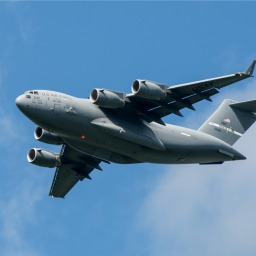
#> input picture images/plane_256x256.jpg, 256 x 256 px
$ jupyter execute --allow-errors 'Глава 08.ipynb'   (shell and % lines are left out)
#> lines starting #> are read from the running program, lines starting #| are printed output that depends on the picture; after the words box and inside, x2 and y2 are one past the last pixel; in counts of white or black regions, pixels touching at a corner belong together
# Глава 8.
## Работа с изображениями
> <b>8.1 Загрузка изображений

*Определение стиля изображения*

[cell 1]
# Заставить все графики в блокноте Jupyter
# в дальнейшем появляться локально

# переопределение стиля
import matplotlib.pyplot as plt
from matplotlib import rcParams
rcParams['font.family']     = 'sans-serif'
rcParams['font.sans-serif'] = ['Ubuntu Condensed']
rcParams['figure.figsize']  = (4, 3)
rcParams['legend.fontsize'] = 10
rcParams['xtick.labelsize'] = 9
rcParams['ytick.labelsize'] = 9

[cell 2]
# Загрузить библиотеки
import cv2
import numpy as np
from matplotlib import pyplot as plt

# Загрузить изображение в оттенках серого
image = cv2.imread("images/plane.jpg", cv2.IMREAD_GRAYSCALE)

# Показать изображение
#> (the rest of this cell did not finish here and is left out)

[cell 3]
# Показать тип данных
type(image)

[cell 4]
# Показать данные изображения
image

#> (a cell that did not finish here is left out)

#> (a cell that did not finish here is left out)

[cell 7]
# Загрузить изображение в цвете
image_bgr = cv2.imread("images/plane.jpg", cv2.IMREAD_COLOR)

# Показать пиксел
#> (the rest of this cell did not finish here and is left out)

#> (a cell that did not finish here is left out)

> <b>8.2 Сохранение изображений

[cell 9]
# Загрузить библиотеки
import cv2
import numpy as np
from matplotlib import pyplot as plt

# Загрузить изображение в оттенках серого
image = cv2.imread("images/plane.jpg", cv2.IMREAD_GRAYSCALE)

# Сохранить изображение
cv2.imwrite("images/plane_new.jpg", image)
#> Out = True

> <b>8.3 Изменение размера изображений

[cell 10]
# Загрузить библиотеки
import cv2
import numpy as np
from matplotlib import pyplot as plt

# Загрузить изображение в оттенках серого
image = cv2.imread("images/plane_256x256.jpg", cv2.IMREAD_GRAYSCALE)
#> image: shape (256, 256); min 0, max 252, mean 124.4

# Изменить размер изображения до 50 пикселов на 50 пикселов
image_50x50 = cv2.resize(image, (50, 50))

# Взглянуть на изображение
plt.imshow(image_50x50, cmap="gray"), plt.axis("off")
plt.show()

> <b>8.4 Обрезка изображений

[cell 11]
# Загрузить библиотеки
import cv2
import numpy as np
from matplotlib import pyplot as plt

# Загрузить изображение в оттенках серого
image = cv2.imread("images/plane_256x256.jpg", cv2.IMREAD_GRAYSCALE)

# Выбрать первую половину столбцов и все строки
image_cropped = image[:,:128]

# Показать изображение
plt.imshow(image_cropped, cmap="gray"), plt.axis("off")
plt.show()

> <b>8.5 Размытие изображений

[cell 12]
# Загрузить библиотеки
import cv2
import numpy as np
from matplotlib import pyplot as plt

# Загрузить изображение в оттенках серого
image = cv2.imread("images/plane_256x256.jpg", cv2.IMREAD_GRAYSCALE)

# Размыть изображение
image_blurry = cv2.blur(image, (5,5))

# Показать изображение
plt.imshow(image_blurry, cmap="gray"), plt.axis("off")
plt.show()

[cell 13]
# Размыть изображение
image_very_blurry = cv2.blur(image, (100,100))

# Показать изображение
plt.imshow(image_very_blurry, cmap="gray"), plt.xticks([]), plt.yticks([])
plt.show()

[cell 14]
# Создать ядро
kernel = np.ones((5,5)) / 25.0

# Показать ядро
kernel

[cell 15]
# Применить ядро
image_kernel = cv2.filter2D(image, -1, kernel)

# Показать изображение
plt.imshow(image_kernel, cmap="gray"), plt.xticks([]), plt.yticks([])
plt.show()

> <b>8.6 Увеличение резкости изображений

[cell 16]
# Загрузить библиотеки
import cv2
import numpy as np
from matplotlib import pyplot as plt

# Загрузить изображение в оттенках серого
image = cv2.imread("images/plane_256x256.jpg", cv2.IMREAD_GRAYSCALE)

# Создать ядро
kernel = np.array([[0, -1, 0],
                   [-1, 5,-1],
                   [0, -1, 0]])

# Увеличить резкость изображения
image_sharp = cv2.filter2D(image, -1, kernel)

# Показать изображение
plt.imshow(image_sharp, cmap="gray"), plt.axis("off")
plt.show()

> <b>8.7 Повышение контрастности

[cell 17]
# Загрузить библиотеки
import cv2
import numpy as np
from matplotlib import pyplot as plt

# Загрузить изображение в оттенках серого
image = cv2.imread("images/plane_256x256.jpg", cv2.IMREAD_GRAYSCALE)

# Улучшить изображение
image_enhanced = cv2.equalizeHist(image)
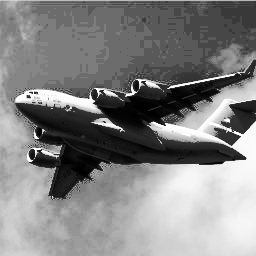
#> image_enhanced: shape (256, 256); min 0, max 255, mean 130.8

# Показать изображение
plt.imshow(image_enhanced, cmap="gray"), plt.axis("off")
plt.show()

[cell 18]
# Загрузить изображение
image_bgr = cv2.imread("images/plane.jpg")

# Конвертировать в YUV
#> (the rest of this cell did not finish here and is left out)

> <b>8.8 Выделение цвета

[cell 19]
# Загрузить библиотеки
import cv2
import numpy as np
from matplotlib import pyplot as plt

# Загрузить изображение
image_bgr = cv2.imread('images/plane_256x256.jpg')
#> image_bgr is the input picture: shape (256, 256, 3); mean B, G, R 169, 133.1, 90.5

# Конвертировать BGR в HSV
image_hsv = cv2.cvtColor(image_bgr, cv2.COLOR_BGR2HSV)
#> image_hsv: shape (256, 256, 3); mean H, S, V 102.7, 121.2, 169.1

# Определить диапазон синих значений в HSV
lower_blue = np.array([50,100,50])
upper_blue = np.array([130,255,255])

# Создать маску
mask = cv2.inRange(image_hsv, lower_blue, upper_blue)
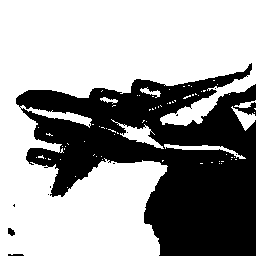
#> mask: shape (256, 256); 62.1% white; 11 black regions (8 under 20 px), largest, box (x1, y1, x2, y2) and area: (16, 63, 256, 256) 24724, (8, 228, 15, 236) 40, (8, 254, 24, 256) 29

# Наложить маску на изображение
image_bgr_masked = cv2.bitwise_and(image_bgr, image_bgr, mask=mask)

# Конвертировать BGR в RGB
image_rgb = cv2.cvtColor(image_bgr_masked, cv2.COLOR_BGR2RGB)

# Показать изображение
plt.imshow(image_rgb), plt.axis("off")
plt.show()

[cell 20]
# Показать изображение
plt.imshow(mask, cmap='gray'), plt.axis("off")
plt.show()

> <b>8.9 Бинаризация изображений

[cell 21]
# Загрузить библиотеки
import cv2
import numpy as np
from matplotlib import pyplot as plt

# Загрузить изображение в оттенках серого
image_grey = cv2.imread("images/plane_256x256.jpg", cv2.IMREAD_GRAYSCALE)

# Применить адаптивную пороговую обработку
max_output_value = 255
neighborhood_size = 99
subtract_from_mean = 10
image_binarized = cv2.adaptiveThreshold(image_grey,
                                        max_output_value,
                                        cv2.ADAPTIVE_THRESH_GAUSSIAN_C,
                                        cv2.THRESH_BINARY,
                                        neighborhood_size,
                                        subtract_from_mean)
#> image_binarized: shape (256, 256); 82.6% white; 30 black regions (25 under 20 px), largest, box (x1, y1, x2, y2) and area: (16, 103, 247, 199) 6983, (91, 60, 256, 135) 3437, (221, 100, 256, 134) 652, (214, 128, 241, 146) 201, (133, 80, 139, 91) 50

# Показать изображение
plt.imshow(image_binarized, cmap="gray"), plt.axis("off")
plt.show()

[cell 22]
# Применить cv2.ADAPTIVE_THRESH_MEAN_C
image_mean_threshold = cv2.adaptiveThreshold(image_grey,
                                             max_output_value,
                                             cv2.ADAPTIVE_THRESH_MEAN_C,
                                             cv2.THRESH_BINARY,
                                             neighborhood_size,
                                             subtract_from_mean)
#> image_mean_threshold: shape (256, 256); 81.3% white; 21 black regions (16 under 20 px), largest, box (x1, y1, x2, y2) and area: (16, 60, 256, 199) 11273, (228, 100, 256, 134) 648, (215, 128, 241, 146) 197, (40, 1, 59, 3) 21, (159, 85, 165, 90) 20

# Показать изображение
plt.imshow(image_mean_threshold, cmap="gray"), plt.axis("off")
plt.show()

> <b>8.10 Удаление фонов

[cell 23]
# Загрузить библиотеки
import cv2
import numpy as np
from matplotlib import pyplot as plt

# Загрузить изображение и конвертировать в RGB
image_bgr = cv2.imread('images/plane_256x256.jpg')
image_rgb = cv2.cvtColor(image_bgr, cv2.COLOR_BGR2RGB)

# Значения прямоугольника: началная x, начальная y, ширина, высота
rectangle = (0, 56, 256, 150)

# Создать первоначальную маску
mask = np.zeros(image_rgb.shape[:2], np.uint8)

# Создать временные маасивы, используемые в grabCut
bgdModel = np.zeros((1, 65), np.float64)
fgdModel = np.zeros((1, 65), np.float64)

# Выполнить алгоритм grabCut
cv2.grabCut(image_rgb, # Наше изображение
            mask,      # Маска
            rectangle, # Наш прямоугольник
            bgdModel,  # Временный массив для фона
            fgdModel,  # Временный массив для переднего плана
            5,         # Количество итераций
            cv2.GC_INIT_WITH_RECT) # Инициализировать, используя прямоугольник

# Создать маску, где фоны уверенно или потенциально равны 0, иначе 1
mask_2 = np.where((mask==2) | (mask==0), 0, 1).astype('uint8')

# Умножить изображение на новую маску, чтобы вычесть фон
image_rgb_nobg = image_rgb * mask_2[:, :, np.newaxis]

# Показать изображение
plt.imshow(image_rgb_nobg), plt.axis("off")
plt.show()

[cell 24]
# Показать маску
plt.imshow(mask, cmap='gray'), plt.axis("off")
plt.show()

[cell 25]
# Показать маску
plt.imshow(mask_2, cmap='gray'), plt.axis("off")
plt.show()

> <b>8.11 Обнаружение краев

[cell 26]
# Загрузить библиотеки
import cv2
import numpy as np
from matplotlib import pyplot as plt

# Загрузить изображение в оттенках серого
image_gray = cv2.imread("images/plane_256x256.jpg", cv2.IMREAD_GRAYSCALE)

# Вычислить медиану интенсивности
median_intensity = np.median(image_gray)
#> median_intensity = 132

# Установить пороговые значения на одно стандартное отклонение
# выше и ниже медианы интенсивности
lower_threshold = int(max(0, (1.0 - 0.33) * median_intensity))
#> lower_threshold = 88
upper_threshold = int(min(255, (1.0 + 0.33) * median_intensity))
#> upper_threshold = 175

# Применить детектор границ Кэнни
image_canny = cv2.Canny(image_gray, lower_threshold, upper_threshold)
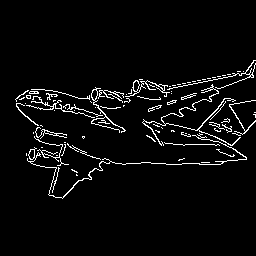
#> image_canny: shape (256, 256); 4.3% white in thin lines or dots, all inside (x1, y1, x2, y2) = (15, 60, 256, 199)

# Показать изображение
plt.imshow(image_canny, cmap="gray"), plt.axis("off")
plt.show()

> <b>8.12 Обнаружение углов

[cell 27]
# Загрузить библиотеки
import cv2
import numpy as np
from matplotlib import pyplot as plt

# Загрузить изображение в оттенках серого
image_bgr = cv2.imread("images/plane_256x256.jpg")
image_gray = cv2.cvtColor(image_bgr, cv2.COLOR_BGR2GRAY)
image_gray = np.float32(image_gray)

# Задать параметры детектора углов
block_size = 2
aperture = 29
free_parameter = 0.04

# Обнаружить углы
detector_responses = cv2.cornerHarris(image_gray,
                                      block_size,
                                      aperture,
                                      free_parameter)
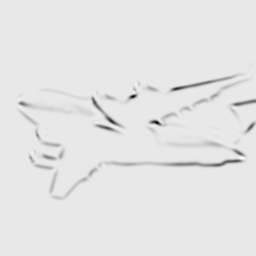
#> detector_responses: shape (256, 256) float32; min -2.98e+36, max 2.81e+35, mean -inf; drawn with min black and max white

# Крупные угловые маркеры
detector_responses = cv2.dilate(detector_responses, None)

# Оставить только те отклики детектора, которые больше порога,
# пометить белым цветом
threshold = 0.02
image_bgr[detector_responses >
          threshold *
          detector_responses.max()] = [255,255,255]
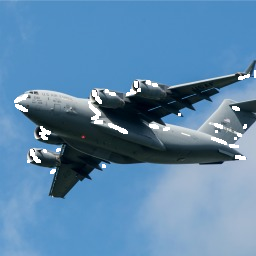
#> image_bgr: shape (256, 256, 3); 1.88% of pixels changed, all inside (x1, y1, x2, y2) = (14, 70, 256, 174)

# Конвертировать в оттенки серого
image_gray = cv2.cvtColor(image_bgr, cv2.COLOR_BGR2GRAY)

# Показать изображение
plt.imshow(image_gray, cmap="gray"), plt.axis("off")
plt.show()

[cell 28]
# Показать потенциальные углы
plt.imshow(detector_responses, cmap='gray'), plt.axis("off")
plt.show()

[cell 29]
# Загрузить изображения
image_bgr = cv2.imread('images/plane_256x256.jpg')
image_gray = cv2.cvtColor(image_bgr, cv2.COLOR_BGR2GRAY)

# Количество углов для обнаружения
corners_to_detect = 10
minimum_quality_score = 0.05
minimum_distance = 25

# Обнаружить углы
corners = cv2.goodFeaturesToTrack(image_gray,
                                  corners_to_detect,
                                  minimum_quality_score,
                                  minimum_distance)
#> corners = [[31, 160], [100, 91], [164, 124], [245, 158], [144, 81], [33, 92], [229, 105], [43, 129], [120, 131], [55, 167]]
corners = np.float32(corners)

# Нарисовать белый круг в каждом углу
for corner in corners:
    x, y = corner[0]
    cv2.circle(image_bgr, (x,y), 10, (255,255,255), -1)
#> this loop made 10 passes
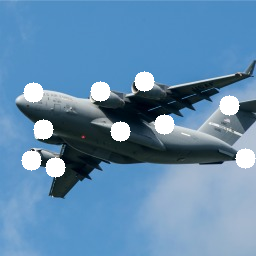
#> image_bgr: shape (256, 256, 3); 4.84% of pixels changed, all inside (x1, y1, x2, y2) = (21, 71, 256, 178)

# Конвертировать в оттенки серого
image_rgb = cv2.cvtColor(image_bgr, cv2.COLOR_BGR2GRAY)
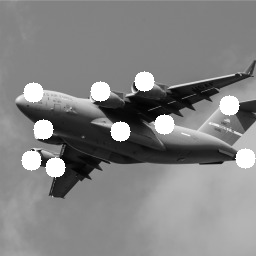
#> image_rgb: shape (256, 256); min 1, max 255, mean 131.3

# Показать изображение
plt.imshow(image_rgb, cmap='gray'), plt.axis("off")
plt.show()

> <b>8.13 Создание признаков для машинного самообучения

[cell 30]
# Загрузить библиотеки
import cv2
import numpy as np
from matplotlib import pyplot as plt

# Загрузить изображение в оттенках серого
image = cv2.imread("images/plane_256x256.jpg", cv2.IMREAD_GRAYSCALE)

# Изменить размер изображения до 10 пикселов на 10 пикселов
image_10x10 = cv2.resize(image, (10, 10))

# Конвертировать данные изображения в одномерный вектор
image_10x10.flatten()
#> Out = 100 values, max 187 at index 59, min 9 at index 44, mean 125.3

[cell 31]
plt.imshow(image_10x10, cmap="gray"), plt.axis("off")
plt.show()
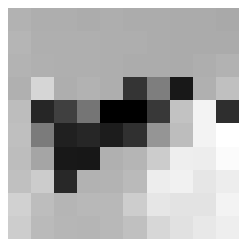
#> figure drawn by matplotlib, 1 panel

[cell 32]
image_10x10.shape
#> Out = (10, 10)

[cell 33]
image_10x10.flatten().shape
#> Out = (100,)

[cell 34]
# Загрузить изображение в цвете
image_color = cv2.imread("images/plane_256x256.jpg", cv2.IMREAD_COLOR)

# Изменить размер изображения до 10 пикселов на 10 пикселов
image_color_10x10 = cv2.resize(image_color, (10, 10))

# Конвертировать данные изображения в одномерный вектор,
# показать размерности
image_color_10x10.flatten().shape
#> Out = (300,)

[cell 35]
# Загрузить изображение в оттенках серого
image_256x256_gray = cv2.imread("images/plane_256x256.jpg",
                                cv2.IMREAD_GRAYSCALE)

# Конвертировать данные изображения в одномерный вектор,
# показать размерности
image_256x256_gray.flatten().shape
#> Out = (65536,)

[cell 36]
# Загрузить изображение в цвете
image_256x256_color = cv2.imread("images/plane_256x256.jpg",
                                 cv2.IMREAD_COLOR)

# Конвертировать данные изображения в одномерный вектор,
# показать размерности
image_256x256_color.flatten().shape
#> Out = (196608,)

> <b>8.14 Кодирование среднего цвета в качестве признака

[cell 37]
# Загрузить библиотеки
import cv2
import numpy as np
from matplotlib import pyplot as plt

# Загрузить изображение как BGR
image_bgr = cv2.imread("images/plane_256x256.jpg", cv2.IMREAD_COLOR)

# Вычислить среднее значение каждого канала
channels = cv2.mean(image_bgr)
#> channels = (169, 133.1, 90.52, 0)

# Поменять местами синее и красное значения (переведя в RGB, не BGR)
observation = np.array([(channels[2], channels[1], channels[0])])
#> observation = [[90.52, 133.1, 169]]

# Показать значения среднего канала
observation
#> Out = [[90.52, 133.1, 169]]

[cell 38]
# Показать изображение
plt.imshow(observation), plt.axis("off")
plt.show()
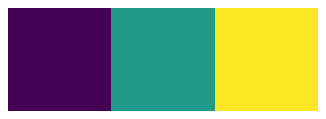
#> figure drawn by matplotlib, 1 panel

> <b>8.15 Кодирование гистограмм цветовых каналов в качестве признаков

[cell 39]
# Загрузить библиотеки
import cv2
import numpy as np
from matplotlib import pyplot as plt

# Загрузить изображение
image_bgr = cv2.imread("images/plane_256x256.jpg", cv2.IMREAD_COLOR)

# Конвертировать в RGB
image_rgb = cv2.cvtColor(image_bgr, cv2.COLOR_BGR2RGB)

# Создать список для значений признаков
features = []

# Вычислить гистограмму для каждого цветового канала
colors = ("r","g","b")

# Для каждого цветового канала:
# вычислить гистограмму и добавить в список значений признаков
for i, channel in enumerate(colors):
    histogram = cv2.calcHist([image_rgb], # Изображение
                             [i],         # Индекс канала
                             None,        # Маска отсутствует
                             [256],       # Размер гистограммы
                             [0,256])     # Диапазон
    features.extend(histogram)
#> after the loop, features = 768 items, first 6: [1027], [217], [182], [146], [146], [141]

# Создать вектор для значений признаков наблюдения
observation = np.array(features).flatten()
#> observation = 768 values, max 7214 at index 709, min 0 at index 235, mean 256

# Показать значение наблюдения для первых пяти признаков
observation[0:5]
#> Out = [1027, 217, 182, 146, 146]

[cell 40]
# Показать значения канала RGB
image_rgb[0,0]
#> Out = [107, 163, 212]

[cell 41]
# Импортировать pandas
import pandas as pd

# Создать немного данных
data = pd.Series([1, 1, 2, 2, 3, 3, 3, 4, 5])

# Показать гистограмму
data.hist(grid=False)
plt.tight_layout()
plt.savefig('pics/8_15.png', dpi=600)
#> figure, not shown here; tallest bar 3 high, from x = 3 to 3.4
plt.show()

[cell 42]
# Вычислить гистограмму для каждого цветового канала
colors = ("r","g","b")

# Для каждого канала: Вычислить гистограмму, построить график
for i, channel in enumerate(colors):
    histogram = cv2.calcHist([image_rgb], # Изображение
                             [i],         # Индекс канала
                             None,        # Маска отсутствует
                             [256],       # Размер гистограммы
                             [0,256])     # Диапазон
    plt.plot(histogram, color = channel)
    plt.xlim([0,256])

# Показать график
plt.tight_layout()
plt.savefig('pics/8_15_2.png', dpi=600)
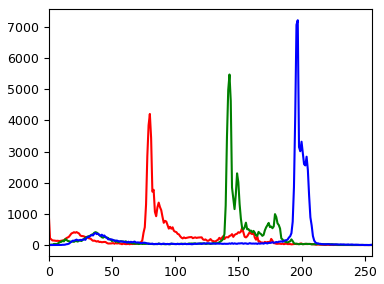
#> figure drawn by matplotlib, 1 panel; curve peaks at x = 80, y = 4207; curve peaks at x = 143, y = 5472; curve peaks at x = 197, y = 7214
plt.show()
